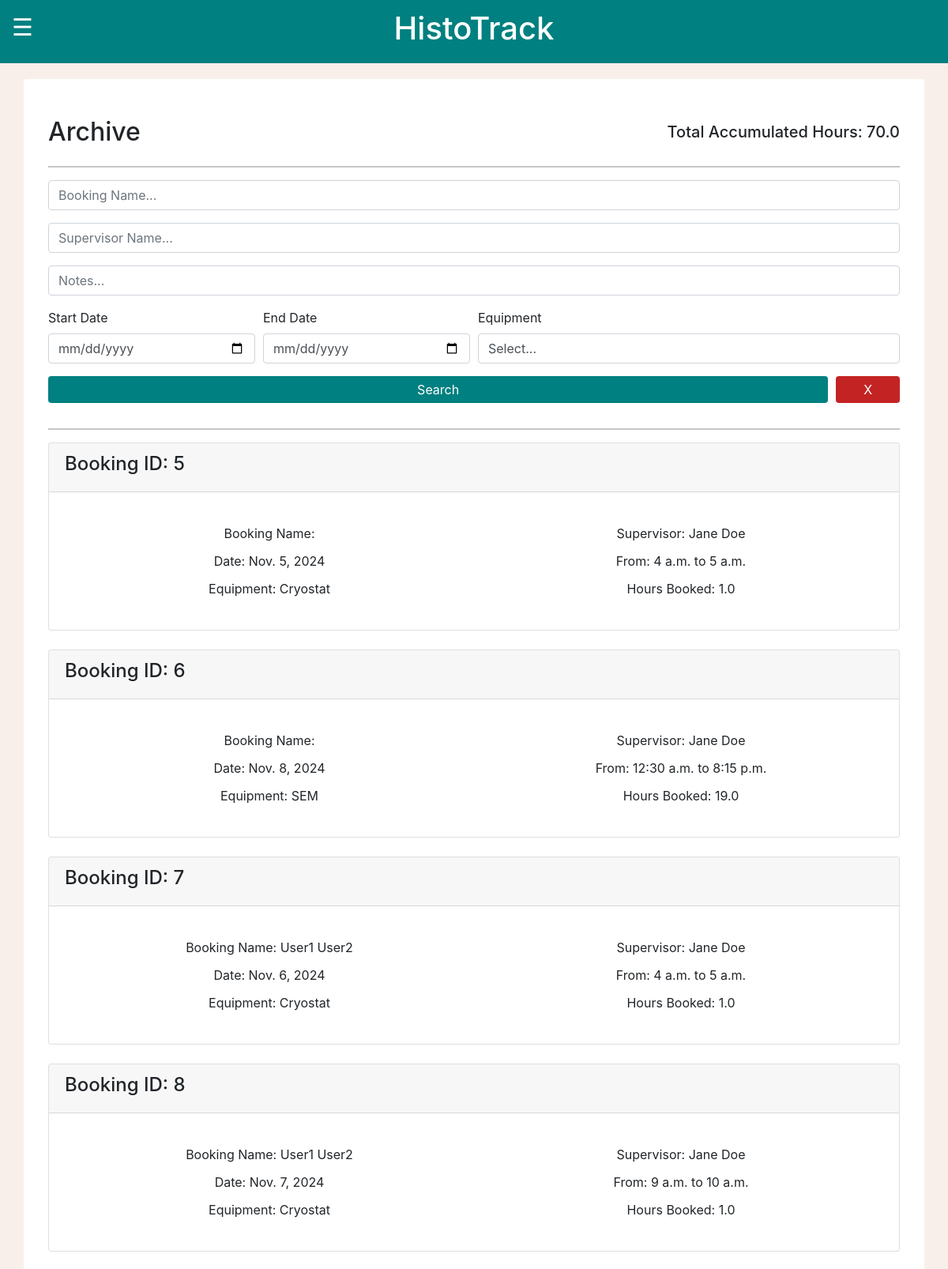
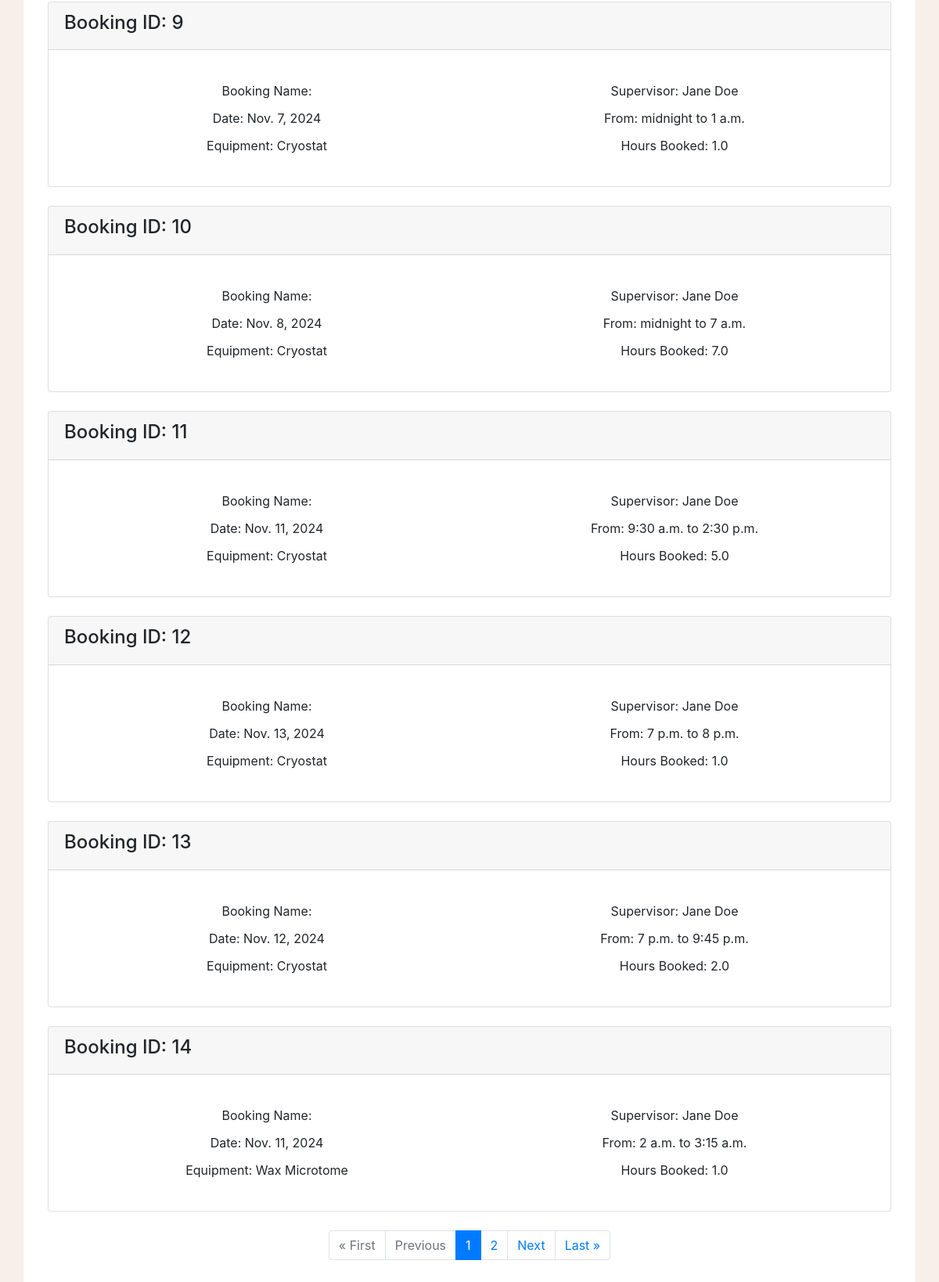
/MCalendar/archive/ (signed in), run on an earlier commit of the app's database (2 pictures, top to bottom).
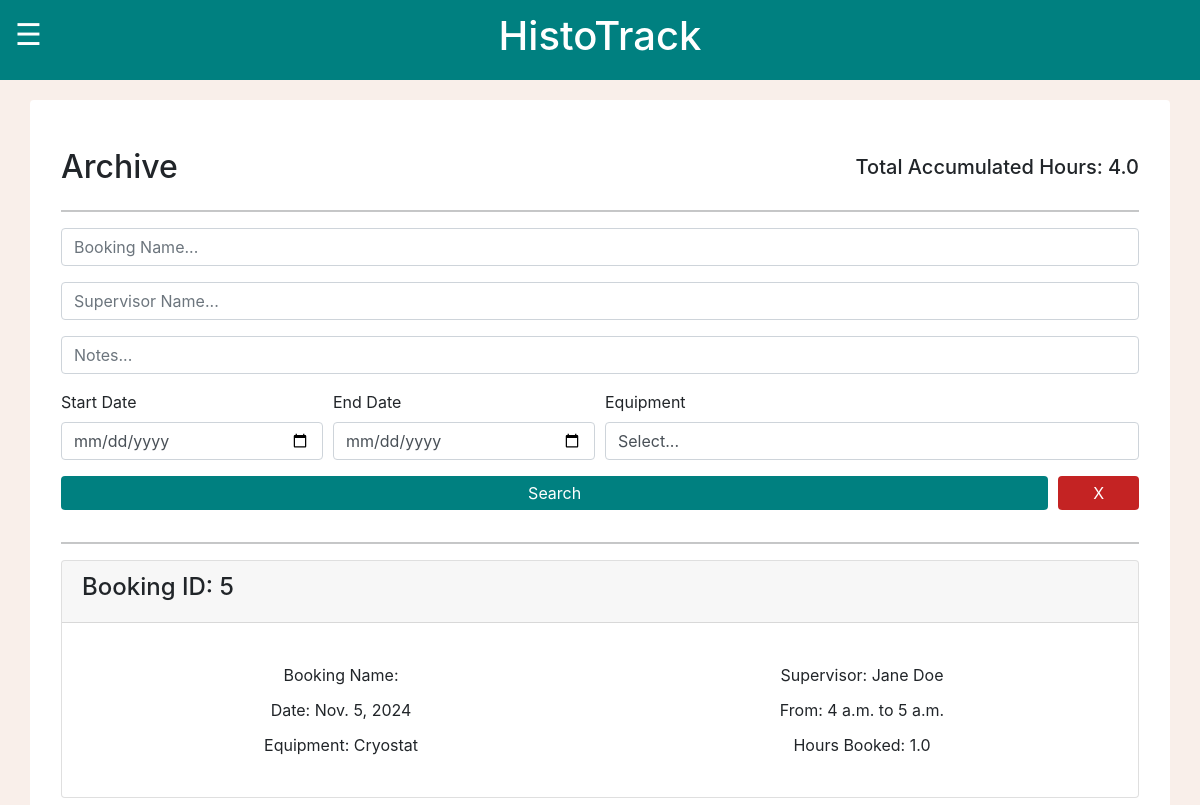
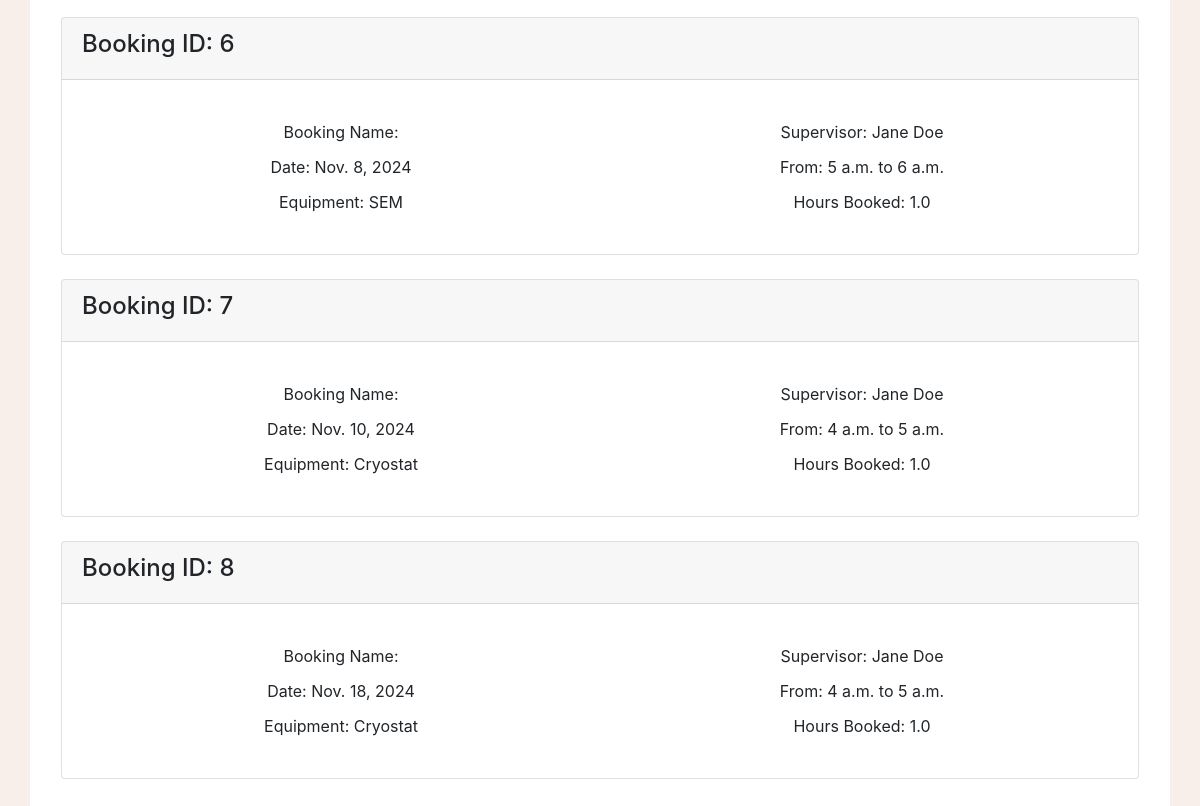
And on a later commit of the database (2 pictures, top to bottom).
### MCalendar/models.py (models this page shows, shortened)
class Event(models.Model):
    invoiceRef = models.CharField(max_length=10, default="None")
    bookingName = models.CharField(max_length=80)
    supervisorName = models.CharField(max_length=80)
    email = models.EmailField()
    bookingDate = models.DateField()
    startTime = models.TimeField()
    finishTime = models.TimeField()
    notes = models.TextField(max_length = 1000)
    equipment = models.CharField(max_length=100, default='Not specified')
    totalTime = models.FloatField(default=0)
    hourlyRate = models.DecimalField(max_digits=10, decimal_places=2, default=0.00)

### MCalendar/views.py (the view)
# urls.py: path("archive/", views.archivePage, name="archivePage"),
@login_required
def archivePage(request):
    if request.user.is_superuser:
        eventList = Event.objects.all()
        equipmentList = Equipment.objects.all()
        bookingName = request.GET.get('bookingName')
        supervisorName = request.GET.get('supervisorName')
        notes = request.GET.get('notes')
        dateMin = request.GET.get('dateMin')
        dateMax = request.GET.get('dateMax')
        equipment = request.GET.get('equipment')
        if archiveValidQuery(bookingName):
            eventList = eventList.filter(bookingName__icontains=bookingName)
        if archiveValidQuery(supervisorName):
            eventList = eventList.filter(supervisorName__icontains=supervisorName)
        if archiveValidQuery(notes):
            eventList = eventList.filter(notes__icontains=notes)
        if archiveValidQuery(dateMin):
            eventList = eventList.filter(bookingDate__gte=dateMin)
        if archiveValidQuery(dateMax):
            eventList = eventList.filter(bookingDate__lte=dateMax)
        if archiveValidQuery(equipment) and equipment != 'Select...':
            eventList = eventList.filter(equipment__contains=equipment)
        totalHours = 0
        for x in eventList:
            totalHours += x.totalTime
        paginator = Paginator(eventList, 10)
        pageNumber = request.GET.get('page')
        pageObj = paginator.get_page(pageNumber)
        context = {
            'eventList': eventList,
            'equipmentList': equipmentList,
            'totalHours': totalHours,
            'pageObj': pageObj,
        }
        return render(request, 'archive.html', context)
    else:
        messages.success(request, "Please log in before entering that page! Admin access only.")
        logout(request)
        return redirect("loginPage")

### MCalendar/models.py (called while the page is built)
    def __str__(self):
        return self.equipmentName

### MCalendar/views.py (called while the page is built)
def archiveValidQuery(param): # createBilling is using this aswell to sort through filters. Thanks!
    return param != '' and param is not None

### MCalendar/templates/archive.html (shortened to what this page needs)
{% load static %}
<head>
    <link rel="stylesheet" href="https://cdnjs.cloudflare.com/ajax/libs/jquery/3.2.1/jquery.min.js">
    <link rel="stylesheet" href="https://cdn.jsdelivr.net/npm/bootstrap@5.0.0-alpha1/dist/js/bootstrap.bundle.min.js">
    <link rel="stylesheet" href="https://cdn.jsdelivr.net/npm/bootstrap@5.0.0-alpha1/dist/css/bootstrap.min.css">
    <link rel="stylesheet" href="https://cdn.jsdelivr.net/npm/bootstrap@4.6.2/dist/css/bootstrap.min.css">
    <link rel="stylesheet" href="{% static 'global.css' %}">
</head>
<body>
<div class="container-fluid text-white topbar">
    <div class="row">
        <div class="col-2 container-fluid text-left">
        <span class="sidebarButton" onclick="toggleNav()">&#9776;</span>
        </div>
        <div class="col-8 container-fluid text-center h1">
            <span>HistoTrack</span>
        </div>
        <div class="col-2"></div>
    </div>
</div>
<div class="container rounded bg-white mt-5 mb-5">
    <div class="row">
        <div class="col-md-12">
            <div class="p-3 py-5">
                <div class="d-flex justify-content-between align-items-center mb-3">
                    <h2 class="text-right">Archive</h2>
                    <h5 class="text-right">Total Accumulated Hours: {{ totalHours }} </h5>
                </div>
                <hr>
                <form method="GET" action=".">
                    <div class="form-row">
                        <div class="form-group col-12">
                            <div class="input-group">
                                <input class="form-control py-2" type="search" name="bookingName" placeholder="Booking Name..." />
                            </div>
                        </div>
                    </div>
                    <div class="form-row">
                        <div class="form-group col-12">
                            <div class="input-group">
                                <input class="form-control py-2" type="search" name="supervisorName" placeholder="Supervisor Name..." />
                            </div>
                        </div>
                    </div>
                    <div class="form-row">
                        <div class="form-group col-12">
                            <div class="input-group">
                                <input class="form-control py-2" type="search" name="notes" placeholder="Notes..." />
                            </div>
                        </div>
                    </div>
                    <div class="form-row">
                        <div class="form-group col-md-3 col-lg-3">
                            <label for="startDate">Start Date</label>
                            <input type="date" class="form-control" id="startDate" name="dateMin">
                        </div>
                        <div class="form-group col-md-3 col-lg-3">
                            <label for="endDate">End Date</label>
                            <input type="date" class="form-control" id="endDate" name="dateMax">
                        </div>
                        <div class="form-group col-md-6">
                            <label for="equipment">Equipment</label>
                            <select id="equipment" class="form-control" name="equipment">
                                <option selected>Select...</option>
                            </select>
                        </div>
                    </div>
                    <div class="form-row">
                        <div class="form-group col-md-11 col-lg-11">
                            <button type="submit" class="btn btn-block btn-sty">Search</button>
                        </div>
                        <div class="form-group col-md-1 col-lg-1">
                            <button type="submit" class="btn btn-block btn-sty" style="background: #c42323;">X</button>
                        </div>
                    </div>
                </form>
                <hr>
                {% for event in pageObj %}
                <div class="card">
                    <div class="card-header">
                        <div class="d-flex justify-content-between align-items-center">
                            <h4>Booking ID: {{ event.id }}</h4>
                        </div>
                    </div>
                    <div class="card-body">
                        <p class="card-text">
                            <div class="details">
                                <div class="detailsListItem">Booking Name: {{ event.bookingName }}</div>
                                <div class="detailsListItem">Supervisor: {{ event.supervisorName }}</div>
                                <div class="detailsListItem">Date: {{ event.bookingDate }}</div>
                                <div class="detailsListItem">From: {{ event.startTime }} to {{ event.finishTime }}</div>
                                <div class="detailsListItem">Equipment: {{ event.equipment }}</div>
                                <div class="detailsListItem">Hours Booked: {{ event.totalTime }}</div>
                            </div>
                        </p>
                    </div>
                </div>
                <br>
                {% endfor %}
                {% if pageObj.has_other_pages %}
                <nav aria-label="Page navigation">
                    <ul class="pagination justify-content-center">
                        {% if pageObj.has_previous %}
                            <li class="page-item">
                                <a class="page-link" href="?page=1" aria-label="First">&laquo; First</a>
                            </li>
                            <li class="page-item">
                                <a class="page-link" href="?page={{ pageObj.previous_page_number }}" aria-label="Previous">Previous</a>
                            </li>
                        {% else %}
                            <li class="page-item disabled"><span class="page-link">&laquo; First</span></li>
                            <li class="page-item disabled"><span class="page-link">Previous</span></li>
                        {% endif %}
                        {% for num in pageObj.paginator.page_range %}
                            {% if pageObj.number == num %}
                                <li class="page-item active"><span class="page-link">{{ num }}</span></li>
                            {% elif num > pageObj.number|add:'-3' and num < pageObj.number|add:'3' %}
                                <li class="page-item"><a class="page-link" href="?page={{ num }}">{{ num }}</a></li>
                            {% endif %}
                        {% endfor %}
                        {% if pageObj.has_next %}
                            <li class="page-item">
                                <a class="page-link" href="?page={{ pageObj.next_page_number }}" aria-label="Next">Next</a>
                            </li>
                            <li class="page-item">
                                <a class="page-link" href="?page={{ pageObj.paginator.num_pages }}" aria-label="Last">Last &raquo;</a>
                            </li>
                        {% else %}
                            <li class="page-item disabled"><span class="page-link">Next</span></li>
                            <li class="page-item disabled"><span class="page-link">Last &raquo;</span></li>
                        {% endif %}
                    </ul>
                </nav>
                {% endif %}
            </div>
        </div>
    </div>
</div>
<br>
</body>

### MCalendar/static/global.css (style rules this page uses)
body { background: #f9efea; margin-top:100px; padding-bottom: 5px !important; height: 100%; }
.btn-sty { color: #ffffff; background: #008080; box-shadow: none; border: none; padding: 5px; padding-left: 10px; padding-right: 10px; }
.topbar { height: 80px; max-height: 80px; align-content:center; position: fixed; top:0; z-index: 100; background-color: #008080; cursor:default; }
.sidebarButton { font-size:30px; cursor:pointer; }
.details { margin: 10px 0; display: grid; grid-template-columns: 50% 50%; gap: 3px }
.detailsListItem { list-style-type: none; margin: auto; padding: 4px 0; }

What changed in the data, as far as the page shows it:
removed Event: id "9", supervisorName "Jane Doe", bookingDate "Nov. 7, 2024", startTime "midnight", finishTime "1 a.m.", equipment "Cryostat", totalTime "1.0"
removed Event: id "10", supervisorName "Jane Doe", bookingDate "Nov. 8, 2024", startTime "midnight", finishTime "7 a.m.", equipment "Cryostat", totalTime "7.0"
removed Event: id "11", supervisorName "Jane Doe", bookingDate "Nov. 11, 2024", startTime "9:30 a.m.", finishTime "2:30 p.m.", equipment "Cryostat", totalTime "5.0"
removed Event: id "12", supervisorName "Jane Doe", bookingDate "Nov. 13, 2024", startTime "7 p.m.", finishTime "8 p.m.", equipment "Cryostat", totalTime "1.0"
removed Event: id "13", supervisorName "Jane Doe", bookingDate "Nov. 12, 2024", startTime "7 p.m.", finishTime "9:45 p.m.", equipment "Cryostat", totalTime "2.0"
removed Event: id "14", supervisorName "Jane Doe", bookingDate "Nov. 11, 2024", startTime "2 a.m.", finishTime "3:15 a.m.", equipment "Wax Microtome", totalTime "1.0"
changed Event "Nov. 8, 2024": startTime "12:30 a.m." → "5 a.m."; finishTime "8:15 p.m." → "6 a.m."; totalTime "19.0" → "1.0"
changed Event id 7: bookingDate "Nov. 6, 2024" → "Nov. 10, 2024"; bookingName "User1 User2" → (not shown)
changed Event id 8: bookingDate "Nov. 7, 2024" → "Nov. 18, 2024"; startTime "9 a.m." → "4 a.m."; finishTime "10 a.m." → "5 a.m."; bookingName "User1 User2" → (not shown)
Also different on the page:
{{ totalHours }}: "70.0" → "4.0"
text no longer shown: "« First Previous Next Last »"
list line gone: "1"
list line gone: "2"
